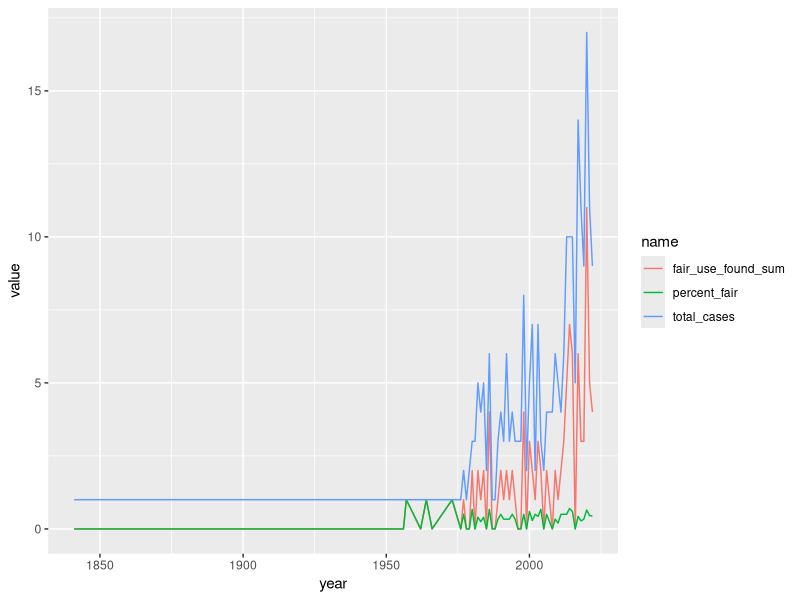
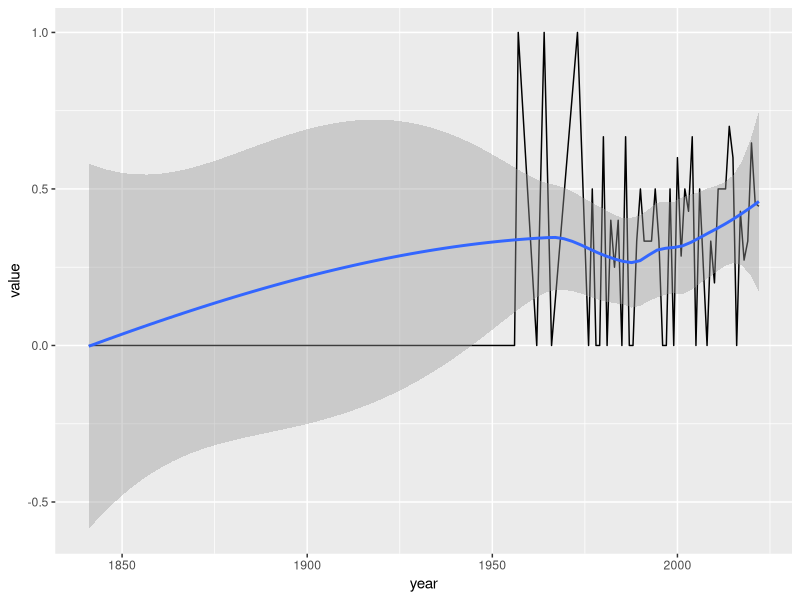
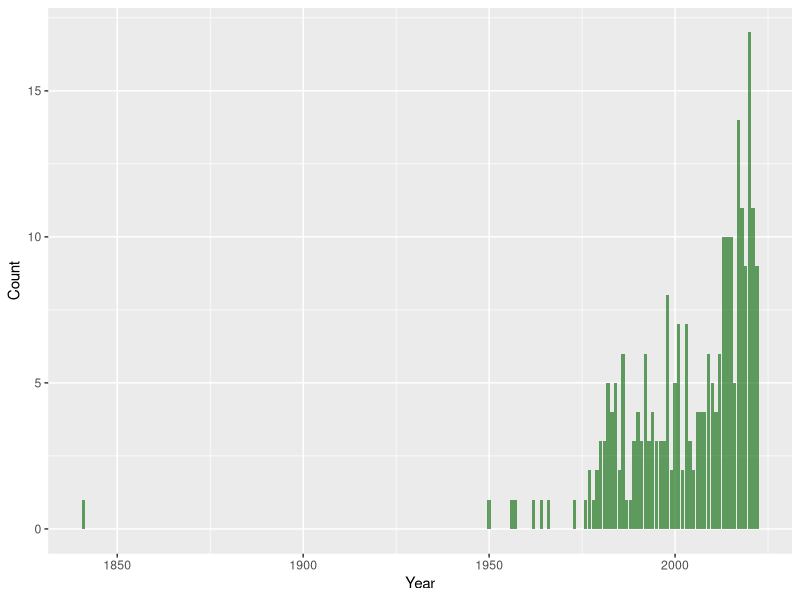
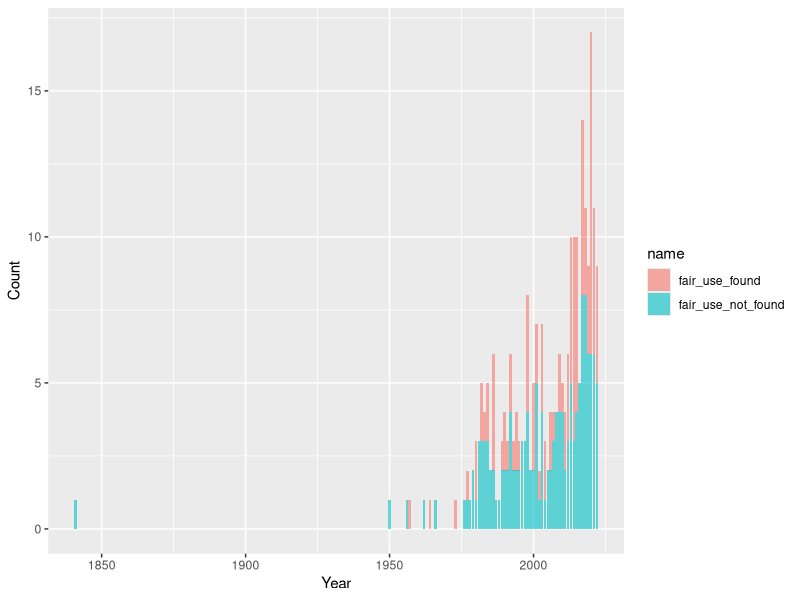

Reproduce these figures in R, in order.
## ---- chunk 1
library(tidyverse)
cases = read_csv("fair_use_cases.csv")
findings = read_csv("fair_use_findings.csv")

## ---- chunk 2
num_cases = cases %>%
  mutate(fair_use_found_num = ifelse(fair_use_found, 1, 0)) %>%
  group_by(year) %>%
  summarize(total_cases = n(),
            fair_use_found_sum = sum(fair_use_found_num),
            percent_fair = fair_use_found_sum/total_cases) %>%
  pivot_longer(cols = c(total_cases, fair_use_found_sum, percent_fair))

num_cases_per = num_cases %>%
  subset(name == "percent_fair")

num_cases %>% 
  ggplot(aes(x = year, y = value, color = name))+
  geom_line()
  
num_cases_per %>% 
  ggplot(aes(x = year, y = value))+
  geom_line()+
  geom_smooth()

## ---- chunk 3
tag_count = cases %>%
  select(c("year", "categories")) %>%
  separate_wider_delim(cols = "categories", delim = c("; "), 
                       names = c("tag1", "tag2", "tag3", "tag4", "tag5"),
                       too_few = "align_start") %>%
  pivot_longer(cols = c("tag1", "tag2", "tag3", "tag4", "tag5")) %>%
  na.omit() %>%
  group_by(value) %>%
  summarize(tag_count = n())

tag_count
## ---- chunk 4
case_count = cases %>%
  mutate(fair_use_found_num = ifelse(fair_use_found, 1, 0)) %>%
  group_by(year) %>%
  summarize(total_cases = n())

case_count %>%
  ggplot(aes(x = year, y = total_cases))+
  geom_bar(stat = "identity", alpha = 0.6, fill = "darkgreen")+
  labs(x = "Year", y = "Count")

case_count_ext = cases %>%
  mutate(fair_use_found_num = ifelse(fair_use_found, 1, 0)) %>%
  group_by(year) %>%
  summarize(total_cases = n(),
            fair_use_found = sum(fair_use_found_num),
            fair_use_not_found = total_cases - fair_use_found) %>%
  select(-c(total_cases)) %>%
  pivot_longer(cols = c(fair_use_found, fair_use_not_found))

case_count_ext %>%
  ggplot(aes(x = year, y = value, fill = name))+
  geom_bar(stat = "identity", alpha = 0.6)+
  labs(x = "Year", y = "Count")
